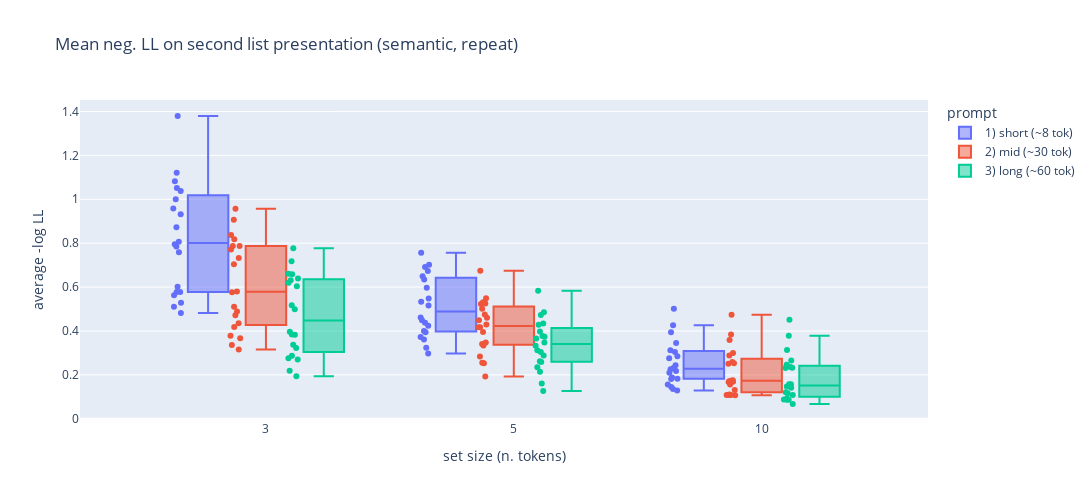

Write notebook code for a chart like this one.
### Code cell
fig = px.box(dagg, x="set_size_", y="ppl_mean", points="all", color="prompt_", 
             hover_data=["token_list"], 
             labels={"set_size_": "set size (n. tokens)", "ppl_mean": "average -log LL",
                   "prompt_": "prompt", "second_list_": "word order"},
            category_orders = {"prompt": ["short (~8 tok)", "mid (~30 tok)", "long (~60 tok)"]},
            width=figwidth, height=figheight,
            title="Mean neg. LL on second list presentation ({}, {})" \
                   .format(semlist, wordorder))
fig.update_xaxes(type='category')
fig.show()

### Figure 1 — Plotly figure (JSON) as saved in the notebook; plotly's stock layout.template omitted (floating-point values rounded to 4 significant figures; data arrays with more than 128 entries replaced by an {"elided": "..."} marker saying what was removed)
{"data": [{"alignmentgroup": "True", "boxpoints": "all", "customdata": {"elided": "60 rows, 574 str values in total"}, "hovertemplate": "prompt=1) short (~8 tok)<br>set size (n. tokens)=%{x}<br>average -log LL=%{y}<br>token_list=%{customdata[0]}<extra></extra>", "legendgroup": "1) short (~8 tok)", "marker": {"color": "#636efa"}, "name": "1) short (~8 tok)", "notched": false, "offsetgroup": "1) short (~8 tok)", "orientation": "v", "showlegend": true, "type": "box", "x": [3, 3, 3, 3, 3, 3, 3, 3, 3, 3, 3, 3, 3, 3, 3, 3, 3, 3, 3, 3, 5, 5, 5, 5, 5, 5, 5, 5, 5, 5, 5, 5, 5, 5, 5, 5, 5, 5, 5, 5, 10, 10, 10, 10, 10, 10, 10, 10, 10, 10, 10, 10, 10, 10, 10, 10, 10, 10, 10, 10], "x0": " ", "xaxis": "x", "y": [0.7954, 1.12, 0.5776, 0.4816, 0.6018, 0.5106, 1.0, 0.5291, 1.037, 0.8724, 0.5777, 0.958, 0.8067, 0.7845, 0.5625, 0.9317, 1.051, 1.082, 0.7587, 1.379, 0.6914, 0.6348, 0.5971, 0.4244, 0.6734, 0.3606, 0.4487, 0.5166, 0.3996, 0.324, 0.4372, 0.2969, 0.3722, 0.4618, 0.5476, 0.5333, 0.6492, 0.3947, 0.7022, 0.756, 0.231, 0.5016, 0.1818, 0.2255, 0.3039, 0.2174, 0.4265, 0.3946, 0.276, 0.1563, 0.1445, 0.1291, 0.1826, 0.1882, 0.2103, 0.3455, 0.3126, 0.2437, 0.2845, 0.1357], "y0": " ", "yaxis": "y"}, {"alignmentgroup": "True", "boxpoints": "all", "customdata": {"elided": "60 rows, 574 str values in total"}, "hovertemplate": "prompt=2) mid (~30 tok)<br>set size (n. tokens)=%{x}<br>average -log LL=%{y}<br>token_list=%{customdata[0]}<extra></extra>", "legendgroup": "2) mid (~30 tok)", "marker": {"color": "#EF553B"}, "name": "2) mid (~30 tok)", "notched": false, "offsetgroup": "2) mid (~30 tok)", "orientation": "v", "showlegend": true, "type": "box", "x": [3, 3, 3, 3, 3, 3, 3, 3, 3, 3, 3, 3, 3, 3, 3, 3, 3, 3, 3, 3, 5, 5, 5, 5, 5, 5, 5, 5, 5, 5, 5, 5, 5, 5, 5, 5, 5, 5, 5, 5, 10, 10, 10, 10, 10, 10, 10, 10, 10, 10, 10, 10, 10, 10, 10, 10, 10, 10, 10, 10], "x0": " ", "xaxis": "x", "y": [0.8369, 0.9568, 0.4888, 0.3366, 0.4185, 0.3152, 0.7866, 0.3669, 0.7875, 0.4714, 0.4349, 0.7325, 0.5107, 0.5765, 0.3785, 0.704, 0.7715, 0.8182, 0.5799, 0.9066, 0.6749, 0.4598, 0.5228, 0.3957, 0.501, 0.4166, 0.4169, 0.4292, 0.2557, 0.1929, 0.3411, 0.2528, 0.3341, 0.347, 0.4486, 0.5256, 0.4747, 0.2842, 0.5493, 0.5311, 0.253, 0.4742, 0.1726, 0.1691, 0.2586, 0.1756, 0.3836, 0.3001, 0.1672, 0.1079, 0.1072, 0.108, 0.1729, 0.1102, 0.1308, 0.2885, 0.2511, 0.1566, 0.3593, 0.1081], "y0": " ", "yaxis": "y"}, {"alignmentgroup": "True", "boxpoints": "all", "customdata": {"elided": "60 rows, 574 str values in total"}, "hovertemplate": "prompt=3) long (~60 tok)<br>set size (n. tokens)=%{x}<br>average -log LL=%{y}<br>token_list=%{customdata[0]}<extra></extra>", "legendgroup": "3) long (~60 tok)", "marker": {"color": "#00cc96"}, "name": "3) long (~60 tok)", "notched": false, "offsetgroup": "3) long (~60 tok)", "orientation": "v", "showlegend": true, "type": "box", "x": [3, 3, 3, 3, 3, 3, 3, 3, 3, 3, 3, 3, 3, 3, 3, 3, 3, 3, 3, 3, 5, 5, 5, 5, 5, 5, 5, 5, 5, 5, 5, 5, 5, 5, 5, 5, 5, 5, 5, 5, 10, 10, 10, 10, 10, 10, 10, 10, 10, 10, 10, 10, 10, 10, 10, 10, 10, 10, 10, 10], "x0": " ", "xaxis": "x", "y": [0.718, 0.7771, 0.3842, 0.2756, 0.322, 0.2183, 0.6202, 0.194, 0.658, 0.3369, 0.287, 0.6034, 0.3963, 0.4994, 0.2703, 0.6394, 0.5168, 0.6612, 0.383, 0.6316, 0.5828, 0.3735, 0.4341, 0.3329, 0.4282, 0.3658, 0.3118, 0.3044, 0.1613, 0.1265, 0.2591, 0.2346, 0.2884, 0.2616, 0.3477, 0.4855, 0.377, 0.2138, 0.4724, 0.3982, 0.2354, 0.4516, 0.1579, 0.1414, 0.2467, 0.1469, 0.3779, 0.2322, 0.1158, 0.06736, 0.08714, 0.09268, 0.1571, 0.08671, 0.1089, 0.2318, 0.266, 0.1208, 0.3132, 0.08774], "y0": " ", "yaxis": "y"}], "layout": {"boxmode": "group", "height": 500, "legend": {"title": {"text": "prompt"}, "tracegroupgap": 0}, "title": {"text": "Mean neg. LL on second list presentation (semantic, repeat)"}, "width": 1200, "xaxis": {"anchor": "y", "autorange": true, "domain": [0, 1], "range": [-0.749, 2.671], "title": {"text": "set size (n. tokens)"}, "type": "category"}, "yaxis": {"anchor": "x", "autorange": true, "domain": [0, 1], "range": [-0.005524, 1.452], "title": {"text": "average -log LL"}, "type": "linear"}}}
